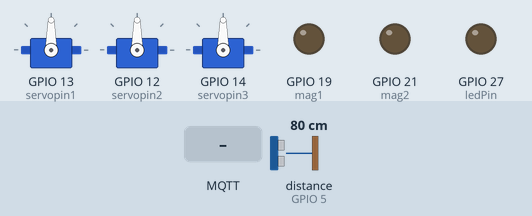
Simulated run of this sketch. Board: ESP32. Parts: 3 × servo, output pins drawn as LEDs (lit = HIGH). The test bench sets the inputs (shaded band); at power-on: distance to the obstacle (sensor on GPIO 5) 80 cm. The echo pulse lasts 58.3 µs per cm; WiFi joins after 1.5 s; servers stay silent unless stated; no MQTT or app messages arrive unless stated; pins used as bus, display or sensor lines are not drawn; what the sketch prints to the serial monitor is not drawn.

Above: at 2.7 s.
2.8 s: MQTT message "on" arrives on the first subscribed topic
At 3.3 s:
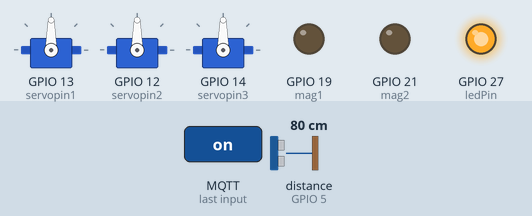
4.3 s: MQTT message "off" arrives on the first subscribed topic
At 5.1 s:
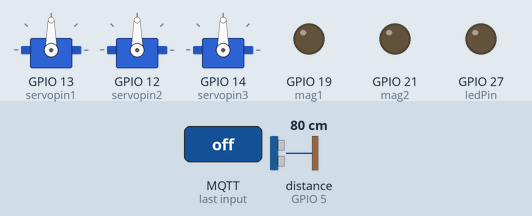
Timing chart, 0 to 7.3 s (numbered marks = the images above; inputs shaded):
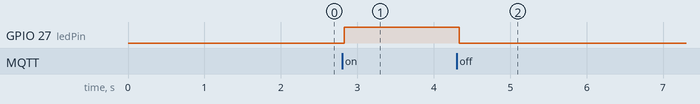

The sketch:

FP_Code_ThingWorx.ino
```cpp
#include <WiFi.h>
#include <PubSubClient.h>
#include <ESP32Servo.h>

Servo servo1;// create servo object to control a servo
Servo servo2;
Servo servo3;

// Replace the next variables with your SSID/Password combination
const char* ssid = "NETGEAR59";
const char* password = "luckybug189";
// Add your MQTT Broker IP address, example:
const char* mqtt_server = "m16.cloudmqtt.com";
#define mqtt_user "pdbimqpo" // username
#define mqtt_password "H7TVMiue_bh3" // password
WiFiClient espClient;
PubSubClient client(espClient);

long lastMsg = 0;
char msg[50];
int value = 0;
// LED Pin
const int ledPin = 27;

// twelve servo objects can be created on most boards
int pos1 = 0;    // variable to store the servo position
int pos2 = 0;
int pos3 = 0;
int power = 0;
const int senstrig = 2;
const int sensecho = 5;
long duration;
int distance;
const int servopin1 = 13;
const int servopin2 = 12;
const int servopin3 = 14;
const int mag1 = 19;
const int mag2 = 21;
const int button = 34;
int RUN;

void setup() {
Serial.begin(9600);
setup_wifi();
client.setServer(mqtt_server, 17375);
client.setCallback(callback);
pinMode(ledPin, OUTPUT);

// Ultrasonic Distance sensor setup
pinMode(senstrig,OUTPUT);
pinMode(sensecho, INPUT);
Serial.begin(9600);

// attaches the servo on pin 9 to the servo object
servo1.attach(servopin1);
servo2.attach(servopin2);
servo3.attach(servopin3);

// Electromagnet setup
pinMode(mag1, OUTPUT);
pinMode(mag2, OUTPUT);
pinMode(button, INPUT);
}

void loop() {
if (!client.connected()) {
reconnect();
}
client.loop();
long now = millis();
if (now - lastMsg > 5000) {
lastMsg = now;
}

digitalWrite(senstrig, LOW);
delayMicroseconds(2);

digitalWrite(senstrig, HIGH);
delayMicroseconds(10);

digitalWrite(senstrig, LOW);

if (RUN == 1) {
// Recording duration of pulse and finding distance travelled
duration = pulseIn(sensecho, HIGH);
distance = duration * 0.034 /2 ;

Serial.print("Distance: ");
Serial.println(distance);
if (distance < 10) {
  // Resetting all 3 motors and picking up the object
delay(5000); //Initial position and pick up 1
forward1(0,50,1); //left
forward2(0,50,1); // down (limit between 0 and 70)
forward3(0,45,1); //for this servo forward means up
magnet(1);
//Dropping object
delay(500);
backward2(50,0,1);
forward1(50,140,1);
forward3(0,20,1);
forward2(0,65,1);
delay(500);
//Resetting positiong
magnet(0);
delay(1000);
backward2(65,0,1);
backward3(20,0,1);


}
}
}

//Function to switch Magnet on and off
void magnet(int power){
  if (power == 1){
    digitalWrite(mag1,HIGH);
    digitalWrite(mag2, LOW);
  }
  if (power == 0) {
    digitalWrite(mag1,LOW) ;
    digitalWrite(mag2, LOW);
    }
    }
// Control Servo 1 forward motion
void forward1(int pos1f, int Max1, int Step1f) {
    for (pos1 = pos1f; pos1 <= Max1; pos1 += Step1f) { // goes from 0 degrees to 180 degrees
    // in steps of 1 degree
    servo1.write(pos1);              // tell servo to go to position in variable 'pos'
    delay(20);                       // waits 15ms for the servo to reach the position
  }
  }
//Control Servo 1 backward motion
void backward1(int pos1b, int Min1, int Step1b) {
  for (pos1 = pos1b; pos1 >= Min1; pos1 -= Step1b) { // goes from 180 degrees to 0 degrees
    servo1.write(pos1);              // tell servo to go to position in variable 'pos'
    delay(20);
}

//Control Servo 2 forward motion
}
void forward2(int pos2f, int Max2, int Step2f) {
    for (pos2 = pos2f; pos2 <= Max2; pos2 += Step2f) { // goes from 0 degrees to 180 degrees
    // in steps of 1 degree
    servo2.write(pos2);              // tell servo to go to position in variable 'pos'
    delay(20);                       // waits 15ms for the servo to reach the position
  }
  }

//Control Servo 2 backward motion
void backward2(int pos2b, int Min2, int Step2b) {
  for (pos2 = pos2b; pos2 >= Min2; pos2 -= Step2b) { // goes from 180 degrees to 0 degrees
    servo2.write(pos2);              // tell servo to go to position in variable 'pos'
    delay(20);
}
}

//Control Servo 3 forward motion
void forward3(int pos3f, int Max3, int Step3f){
  for(pos3 = pos3f; pos3<= Max3; pos3 += Step3f){
    servo3.write(pos3);
    delay(20);
  }
}

//Control Servo 3 backward motion
void backward3(int pos3b, int Min3, int Step3b){
  for (pos3 = pos3b; pos3 >= Min3; pos3 -= Step3b){
    servo3.write(pos3);
    delay(20);
  }
}

void setup_wifi() {
 delay(10);
 // We start by connecting to a WiFi network
 Serial.println();
 Serial.print("Connecting to ");
 Serial.println(ssid);
 WiFi.begin(ssid, password);
 while (WiFi.status() != WL_CONNECTED) {
 delay(500);
 Serial.print(".");
 }
 Serial.println("");
 Serial.println("WiFi connected");
 Serial.println("IP address: ");
 Serial.println(WiFi.localIP());
}

void callback(char* topic, byte* message, unsigned int length) {
 Serial.print("Message arrived on topic: ");
 Serial.print(topic);
 Serial.print(". Message: ");
 String messageTemp;
 for (int i = 0; i < length; i++) {
 Serial.print((char)message[i]);
 messageTemp += (char)message[i];
 }
 Serial.println();
 // Feel free to add more if statements to control more GPIOs with MQTT
 // If a message is received on the topic esp32/output, you check if the message is either "on" or
// "off".
 // Changes the output state according to the message
 if (String(topic) == "/Thingworx/DHT11Thing/output") {
 Serial.print("Changing output to ");
 if (messageTemp == "on") {
 Serial.println("on");
 digitalWrite(ledPin, HIGH);
 RUN = 0;
 }
 else if (messageTemp == "off") {
 Serial.println("off");
 digitalWrite(ledPin, LOW);
 RUN = 1;
 }
 }
}

void reconnect() {
 // Loop until we're reconnected
 while (!client.connected()) {
 Serial.print("Attempting MQTT connection...");
 // Attempt to connect
 if (client.connect("ESP32Client", mqtt_user, mqtt_password)) {
 Serial.println("connected");
 // Subscribe
 client.subscribe("/Thingworx/DHT11Thing/output");
 } else {
 Serial.print("failed, rc=");
 Serial.print(client.state());
 Serial.println(" try again in 5 seconds");
 // Wait 5 seconds before retrying
 delay(5000);
 }
 }
}
```

Measured:
- after the input at 2.8 s, GPIO 27 (ledPin): LOW → HIGH at once
- after the input at 4.3 s, GPIO 27 (ledPin): HIGH → LOW at once
